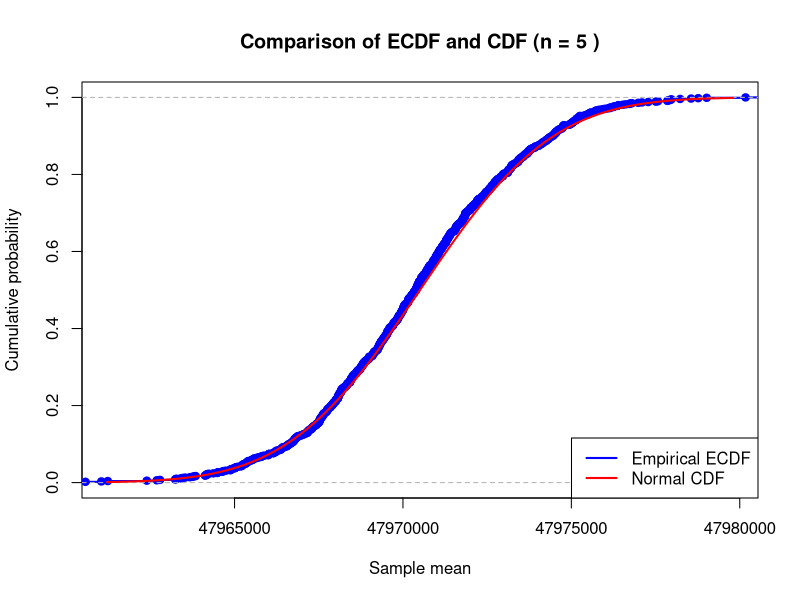
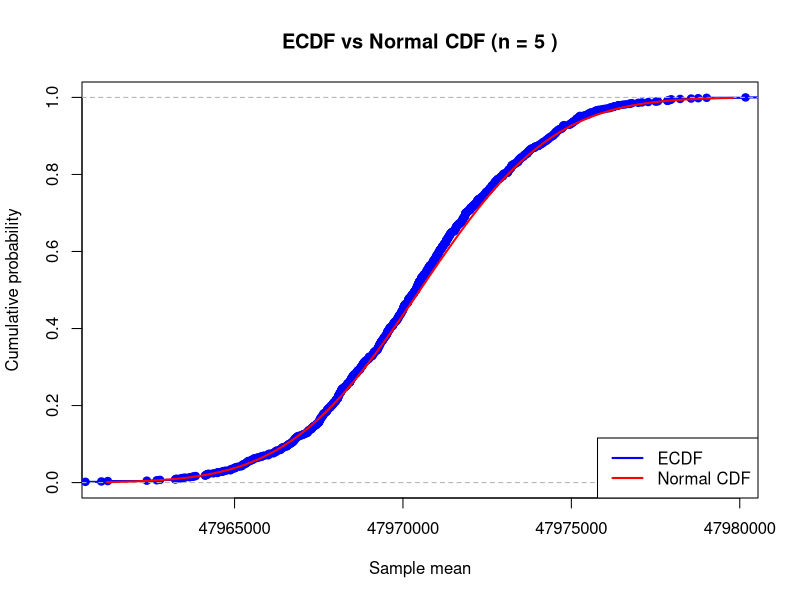
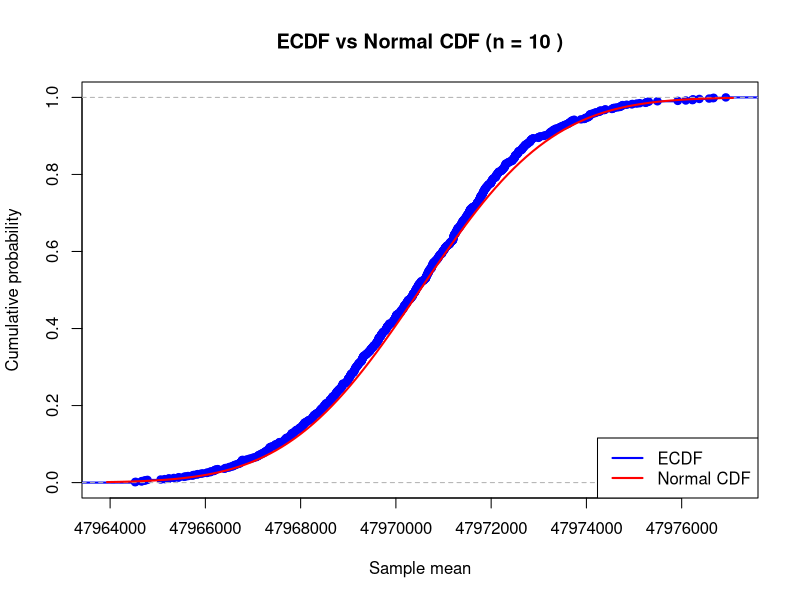
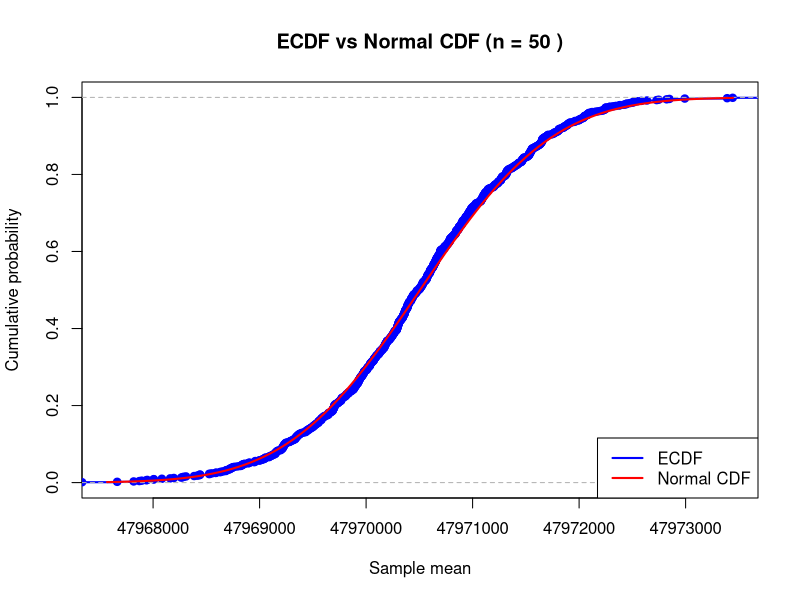
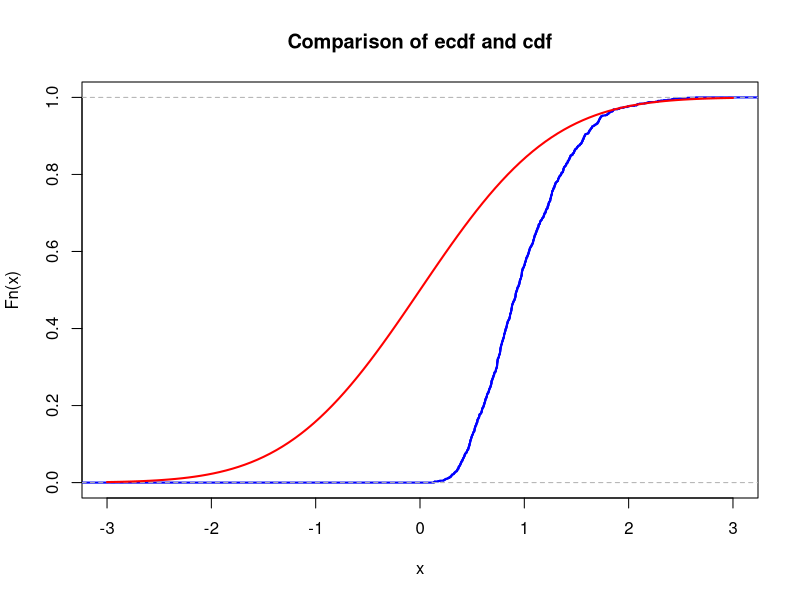

Reproduce these figures in R, in order.
## ---- chunk 1
# your team id number 
                          ###
id <- 50                  ### Change to the correct id!
                          ###
set.seed(id)
p <- id/100
# matrices G and H
G <- matrix(c(1, 1, 1, 0, 0, 0, 0,
		1, 0, 0, 1, 1, 0, 0,
		0, 1, 0, 1, 0, 1, 0,
		1, 1, 0, 1, 0, 0, 1), nrow = 4, byrow = TRUE)
H <- t(matrix(c(1, 0, 1, 0, 1, 0, 1,
		0, 1, 1, 0, 0, 1, 1,
		0, 0, 0, 1, 1, 1, 1), nrow = 3, byrow = TRUE))
# cat("The matrix G is: \n") 
#G  
#cat("The matrix H is: \n") 
#H
#cat("The product GH must be zero: \n")
#(G%*%H) %%2
## ---- chunk 2
# generate N messages

message_generator <- function(N) {
  matrix(sample(c(0,1), 4*N, replace = TRUE), nrow = N)
}  
messages <- message_generator(100)
codewords <- (messages %*% G) %% 2
## ---- chunk 3
#  errors <- ...
#  received <-   
## ---- chunk 4
T_years <- 30.1
T <- T_years * 365 * 24 * 3600
lambda <- log(2) / T

team_id <- 15
m <- team_id * 10^-6

M <- 137
N_A <- 6 * 10^23

N <- (m / M) * N_A

mu <- N * lambda

K <- 10^3
n <- 5

set.seed(123)
sample_means <- colMeans(matrix(rpois(n * K, lambda = mu), nrow = n))

cat("Half-life period (s):", T, "\n")
cat("Lambda (decay probability per nucleus per second):", lambda, "\n")
cat("Number of atoms N:", N, "\n")
cat("Poisson parameter mu:", mu, "\n")


## ---- chunk 5
mu_theor <- mu
sigma_theor <- sqrt(mu / n)

cat("Theoretical mean (mu_theor):", mu_theor, "\n")
cat("Theoretical standard deviation (sigma_theor):", sigma_theor, "\n")


## ---- chunk 6
xlims <- c(mu_theor - 3 * sigma_theor, mu_theor + 3 * sigma_theor)

Fs <- ecdf(sample_means)

plot(Fs,
     xlim = xlims,
     ylim = c(0, 1),
     col = "blue",
     lwd = 2,
     main = paste("Comparison of ECDF and CDF (n =", n, ")"),
     xlab = "Sample mean",
     ylab = "Cumulative probability")

curve(pnorm(x, mean = mu_theor, sd = sigma_theor),
      col = "red",
      lwd = 2,
      add = TRUE)

legend("bottomright",
       legend = c("Empirical ECDF", "Normal CDF"),
       col = c("blue", "red"),
       lwd = 2,
       lty = 1)

xx <- seq(xlims[1], xlims[2], length.out = 400)
diff <- max(abs(Fs(xx) - pnorm(xx, mean = mu_theor, sd = sigma_theor)))


cat("Max difference between ECDF and Normal CDF =", diff, "\n")

## ---- chunk 7
analyze_n <- function(n, mu, K = 10^3, seed = 123) {
  set.seed(seed)
  samp_means <- colMeans(matrix(rpois(n * K, lambda = mu), nrow = n))
  mu_theor <- mu
  sigma_theor <- sqrt(mu / n)

  xlims <- c(mu_theor - 3 * sigma_theor, mu_theor + 3 * sigma_theor)
  Fs <- ecdf(samp_means)

  plot(Fs,
       xlim = xlims, ylim = c(0, 1),
       col = "blue", lwd = 2,
       main = paste("ECDF vs Normal CDF (n =", n, ")"),
       xlab = "Sample mean", ylab = "Cumulative probability")
  curve(pnorm(x, mean = mu_theor, sd = sigma_theor),
        col = "red", lwd = 2, add = TRUE)
  legend("bottomright", legend = c("ECDF", "Normal CDF"),
         col = c("blue", "red"), lwd = 2, lty = 1)

  xx <- seq(xlims[1], xlims[2], length.out = 400)
  diff <- max(abs(Fs(xx) - pnorm(xx, mean = mu_theor, sd = sigma_theor)))
  cat("n =", n, " | Max ECDF–CDF diff =", diff, "\n")
  invisible(diff)
}

diff5  <- analyze_n(5,  mu)
diff10 <- analyze_n(10, mu)
diff50 <- analyze_n(50, mu)

## ---- chunk 8
a <- 8 * 10^8

n_markov <- floor(0.05 * a / mu)

z <- 1.64485362695147
t <- (-z + sqrt(z^2 + 4 * a)) / 2
n_clt <- floor((t^2) / mu)

chernoff_ok <- function(n) {
  m <- n * mu
  if (m <= 0 || a < m) return(FALSE)
  y <- a / m
  bound <- exp(-m * (y * log(y) - y + 1))
  return(bound <= 0.05)
}

right <- floor(a / mu)
left  <- 1
best  <- 0
while (left <= right) {
  mid <- floor((left + right) / 2)
  if (chernoff_ok(mid)) {
    best <- mid
    left <- mid + 1
  } else {
    right <- mid - 1
  }
}
n_chernoff <- best

cat("=== Theoretical bounds for P(S_n < 8×10^8) >= 0.95 ===\n")
cat("Markov bound  : n =", n_markov,  "\n")
cat("Chernoff bound: n =", n_chernoff, "\n")
cat("CLT bound     : n =", n_clt,     "\n")
cat("------------------------------------------------------\n")
cat("Comparison (Markov < Chernoff < CLT expected)\n")


## ---- chunk 9
check_n <- function(n, mu, a, K = 10^4, seed = 123) {
  set.seed(seed)
  s <- rpois(K, lambda = n * mu)
  p_emp <- mean(s < a)
  cat("n =", n, "| Empirical P(S_n < a) =", p_emp, "\n")
  return(p_emp)
}

p_markov  <- check_n(n_markov,  mu, a)
p_chernoff<- check_n(n_chernoff,mu, a)
p_clt     <- check_n(n_clt,     mu, a)

## ---- chunk 10
nu1 <- 1  # change this!
K <- 1e3
n <- 5
sample_means <- colMeans(matrix(rexp(n*K, rate = nu1), nrow=n))
## ---- chunk 11
mu <- 0       # change this!
sigma <- 1    # change this!
## ---- chunk 12
xlims <- c(mu-3*sigma,mu+3*sigma)
Fs <- ecdf(sample_means)
plot(Fs, 
     xlim = xlims, 
     col = "blue",
     lwd = 2,
     main = "Comparison of ecdf and cdf")
curve(pnorm(x, mean = mu, sd = sigma), col = "red", lwd = 2, add = TRUE)
## ---- chunk 13
        mu <- 0 #change this!
        sigma <- 1 #change this
        N <- 100

        # YOUR CODE HERE
## ---- chunk 14
        # YOUR CODE HERE
## ---- chunk 15
        # YOUR CODE HERE
## ---- chunk 16
        # YOUR CODE HERE
